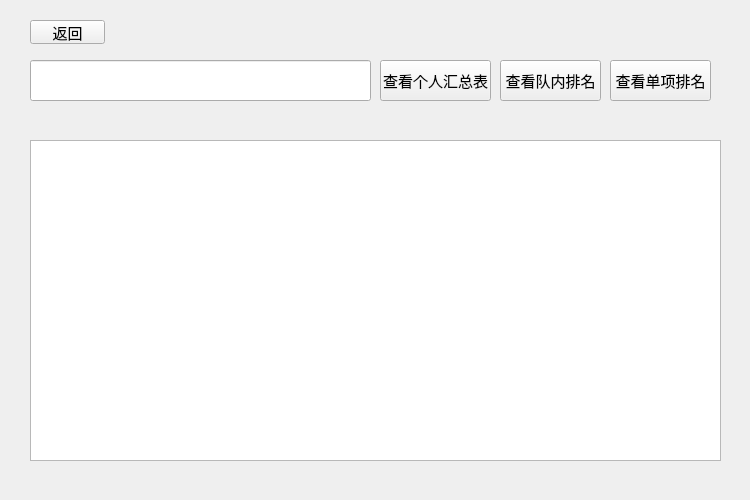
<?xml version="1.0" encoding="UTF-8"?>
<ui version="4.0">
 <class>ShowPersonWidget</class>
 <widget class="QWidget" name="ShowPersonWidget">
  <property name="geometry">
   <rect>
    <x>0</x>
    <y>0</y>
    <width>750</width>
    <height>500</height>
   </rect>
  </property>
  <property name="minimumSize">
   <size>
    <width>750</width>
    <height>500</height>
   </size>
  </property>
  <property name="maximumSize">
   <size>
    <width>750</width>
    <height>500</height>
   </size>
  </property>
  <property name="font">
   <font>
    <pointsize>10</pointsize>
   </font>
  </property>
  <property name="windowTitle">
   <string>Form</string>
  </property>
  <widget class="QTableView" name="tableView">
   <property name="geometry">
    <rect>
     <x>30</x>
     <y>140</y>
     <width>691</width>
     <height>321</height>
    </rect>
   </property>
  </widget>
  <widget class="QLineEdit" name="SearchlineEdit">
   <property name="geometry">
    <rect>
     <x>30</x>
     <y>60</y>
     <width>341</width>
     <height>41</height>
    </rect>
   </property>
   <property name="font">
    <font>
     <pointsize>11</pointsize>
    </font>
   </property>
  </widget>
  <widget class="QPushButton" name="pushButton">
   <property name="geometry">
    <rect>
     <x>380</x>
     <y>60</y>
     <width>111</width>
     <height>41</height>
    </rect>
   </property>
   <property name="font">
    <font>
     <pointsize>11</pointsize>
    </font>
   </property>
   <property name="text">
    <string>查看个人汇总表</string>
   </property>
  </widget>
  <widget class="QPushButton" name="pushButton_2">
   <property name="geometry">
    <rect>
     <x>500</x>
     <y>60</y>
     <width>101</width>
     <height>41</height>
    </rect>
   </property>
   <property name="font">
    <font>
     <pointsize>11</pointsize>
    </font>
   </property>
   <property name="text">
    <string>查看队内排名</string>
   </property>
  </widget>
  <widget class="QPushButton" name="ItemButton">
   <property name="geometry">
    <rect>
     <x>610</x>
     <y>60</y>
     <width>101</width>
     <height>41</height>
    </rect>
   </property>
   <property name="font">
    <font>
     <pointsize>11</pointsize>
    </font>
   </property>
   <property name="text">
    <string>查看单项排名</string>
   </property>
  </widget>
  <widget class="QPushButton" name="returnButton">
   <property name="geometry">
    <rect>
     <x>30</x>
     <y>20</y>
     <width>75</width>
     <height>24</height>
    </rect>
   </property>
   <property name="font">
    <font>
     <pointsize>11</pointsize>
    </font>
   </property>
   <property name="text">
    <string>返回</string>
   </property>
  </widget>
 </widget>
 <resources/>
 <connections/>
</ui>
